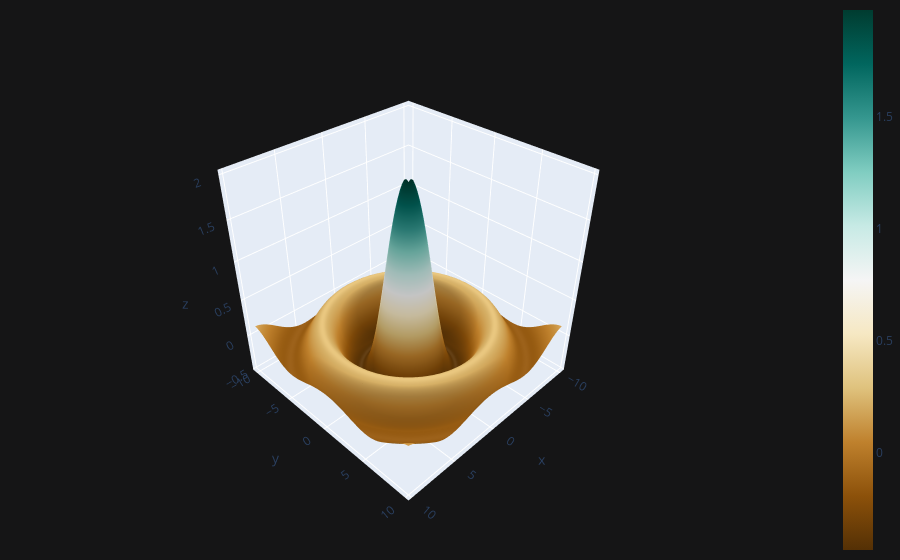

Here is the notebook cell this chart was saved with:
### Code cell
df3.iplot(kind='surface',theme='solar',colorscale='brbg',margin=(0,0,0,0))

### Figure 1 — Plotly figure (JSON) as saved in the notebook; plotly's stock layout.template omitted (floating-point values rounded to 4 significant figures; data arrays with more than 128 entries replaced by an {"elided": "..."} marker saying what was removed)
{"data": [{"colorscale": [[0, "rgb(84,48,5)"], [0.1, "rgb(140,81,10)"], [0.2, "rgb(191,129,45)"], [0.3, "rgb(223,194,125)"], [0.4, "rgb(246,232,195)"], [0.5, "rgb(245,245,245)"], [0.6, "rgb(199,234,229)"], [0.7, "rgb(128,205,193)"], [0.8, "rgb(53,151,143)"], [0.9, "rgb(1,102,94)"], [1, "rgb(0,60,48)"]], "type": "surface", "x": [-10, -9.75, -9.5, -9.25, -9, -8.75, -8.5, -8.25, -8, -7.75, -7.5, -7.25, -7, -6.75, -6.5, -6.25, -6, -5.75, -5.5, -5.25, -5, -4.75, -4.5, -4.25, -4, -3.75, -3.5, -3.25, -3, -2.75, -2.5, -2.25, -2, -1.75, -1.5, -1.25, -1, -0.75, -0.5, -0.25, 0, 0.25, 0.5, 0.75, 1, 1.25, 1.5, 1.75, 2, 2.25, 2.5, 2.75, 3, 3.25, 3.5, 3.75, 4, 4.25, 4.5, 4.75, 5, 5.25, 5.5, 5.75, 6, 6.25, 6.5, 6.75, 7, 7.25, 7.5, 7.75, 8, 8.25, 8.5, 8.75, 9, 9.25, 9.5, 9.75], "y": [-10, -9.75, -9.5, -9.25, -9, -8.75, -8.5, -8.25, -8, -7.75, -7.5, -7.25, -7, -6.75, -6.5, -6.25, -6, -5.75, -5.5, -5.25, -5, -4.75, -4.5, -4.25, -4, -3.75, -3.5, -3.25, -3, -2.75, -2.5, -2.25, -2, -1.75, -1.5, -1.25, -1, -0.75, -0.5, -0.25, 0, 0.25, 0.5, 0.75, 1, 1.25, 1.5, 1.75, 2, 2.25, 2.5, 2.75, 3, 3.25, 3.5, 3.75, 4, 4.25, 4.5, 4.75, 5, 5.25, 5.5, 5.75, 6, 6.25, 6.5, 6.75, 7, 7.25, 7.5, 7.75, 8, 8.25, 8.5, 8.75, 9, 9.25, 9.5, 9.75], "z": {"elided": "80x80 float values"}}], "layout": {"autosize": true, "legend": {"bgcolor": "#151516", "font": {"color": "#D9D9D9"}}, "margin": {"b": 0, "l": 0, "r": 0, "t": 0}, "paper_bgcolor": "#151516", "plot_bgcolor": "#151516", "scene": {"aspectmode": "auto", "aspectratio": {"x": 1, "y": 1, "z": 1}, "camera": {"center": {"x": 0, "y": 0, "z": 0}, "eye": {"x": 1.611, "y": 1.611, "z": 1.611}, "projection": {"type": "perspective"}, "up": {"x": 0, "y": 0, "z": 1}}}, "title": {"font": {"color": "#D9D9D9"}}, "xaxis": {"gridcolor": "#434343", "showgrid": true, "tickfont": {"color": "#C2C2C2"}, "title": {"font": {"color": "#D9D9D9"}, "text": ""}, "zerolinecolor": "#666570"}, "yaxis": {"gridcolor": "#434343", "showgrid": true, "tickfont": {"color": "#C2C2C2"}, "title": {"font": {"color": "#D9D9D9"}, "text": ""}, "zerolinecolor": "#666570"}}}
